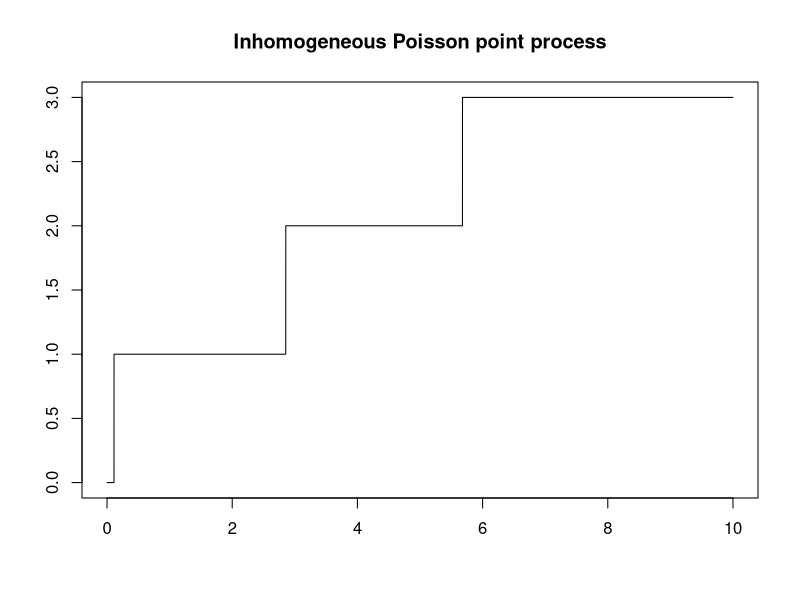
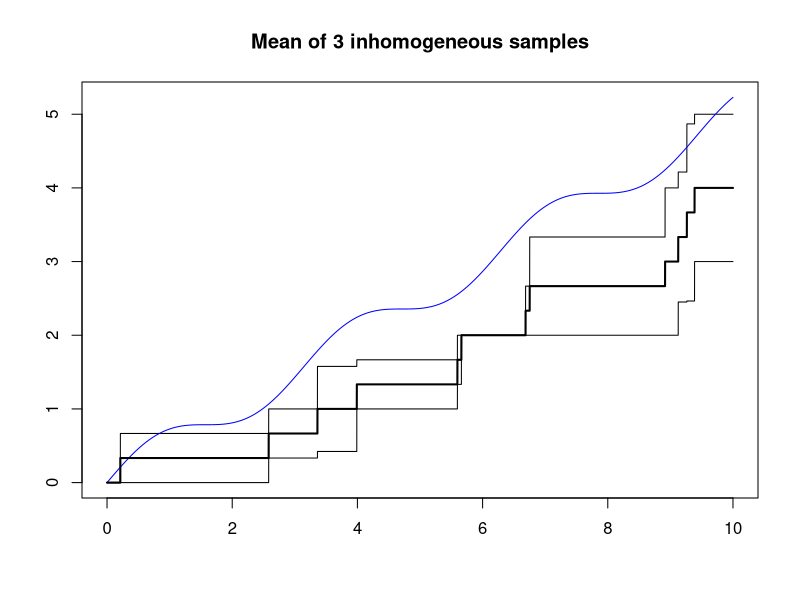

The R script that drew these images, in order:
#Michael Wells 11/18/2022
rm(list = ls())

#Poisson process simulation

#Homogeneous Poisson process

#intensity functions
lam.1 = function(x)
{
  exp(x)
}
lam.2 = function(x)
{
  cos(x)^2
}
lam.3 = function(x)
{
  x^2
}
lam.4 = function(x)
{
  1/(x+1)
}
lam.5 = function(x)
{
  1/(x^2+1)
}
#endpoints of interval
a = 0
b = 10
#intensity of process.  Choose between the different lam functions
lambda = lam.2
#get Big lambda (expected number of points on interval)
Lambda = integrate(lambda,lower=a,upper=b)$value
#step-size.  Decrease this for better accuracy
h = 0.001
#x-axis
xstar = seq(from = a,to=b,by=h)
#accept-reject ratio for points in xstar
ratio = lambda(xstar)
#random uniforms scaled so number of points is approximately Lambda
unif = runif(length(xstar),min=0,max=length(xstar)/(b-a))
idx = unif < ratio
#keep only accepted points
pts = xstar[idx]

#generate height of jump process at points in x
#input:
#x - vector of points to evaluate at
#Output:
#num.jumps - vector of number of jumps at points in x
f = function(x)
{
  mat = outer(pts,x,function(s,t){s > t})
  num.jumps = apply(mat,2,function(v){length(v[which(v==F)])})
  return(num.jumps)
}

plot(xstar,f(xstar),type='l',xlab='',ylab='',main = "Inhomogeneous Poisson point process")

#generate samples of Poisson point process and plot mean, standard error
#and Int_0^x lambda(t) dt which is the theoretical expected value of the process at time x.
num.samples = 3

samps = matrix(0,nrow=num.samples,ncol=length(xstar))
for(i in 1:num.samples)
{
  unif = runif(length(xstar),min=0,max=length(xstar)/(b-a)) #max for the uniform sample mysteriously determined!
  ratio = lambda(xstar)
  idx = unif < ratio
  pts = xstar[idx]
  samps[i,] = f(xstar)
}

mean.samps = apply(samps,2,mean)
sd.samps = apply(samps,2,sd)/sqrt(num.samples)
upper.limit = max(max(mean.samps+sd.samps),Lambda)
#upper.limit = max(mean.samps + sd.samps)
plot(xstar,mean.samps+sd.samps,type='l',xlab='',ylab='',main=paste0('Mean of ', num.samples,' inhomogeneous samples'),ylim=c(min(mean.samps-sd.samps),upper.limit))
if(identical(lambda,lam.1))
  lines(xstar,exp(xstar)-1,col='blue',lwd=2)
if(identical(lambda,lam.3))
  lines(xstar,xstar^3/3,col='blue',lwd=2)
if(identical(lambda ,lam.2))
  lines(xstar,xstar/2+sin(2*xstar)/4,col='blue')
if(identical(lambda,lam.4))
  lines(xstar,log(xstar+1),col='blue',lwd=2)
if(identical(lambda,lam.5))
  lines(xstar,atan(xstar),col='blue',lwd=2)
lines(xstar,mean.samps-sd.samps)
lines(xstar, mean.samps, lwd=2)
print(max(sd.samps))